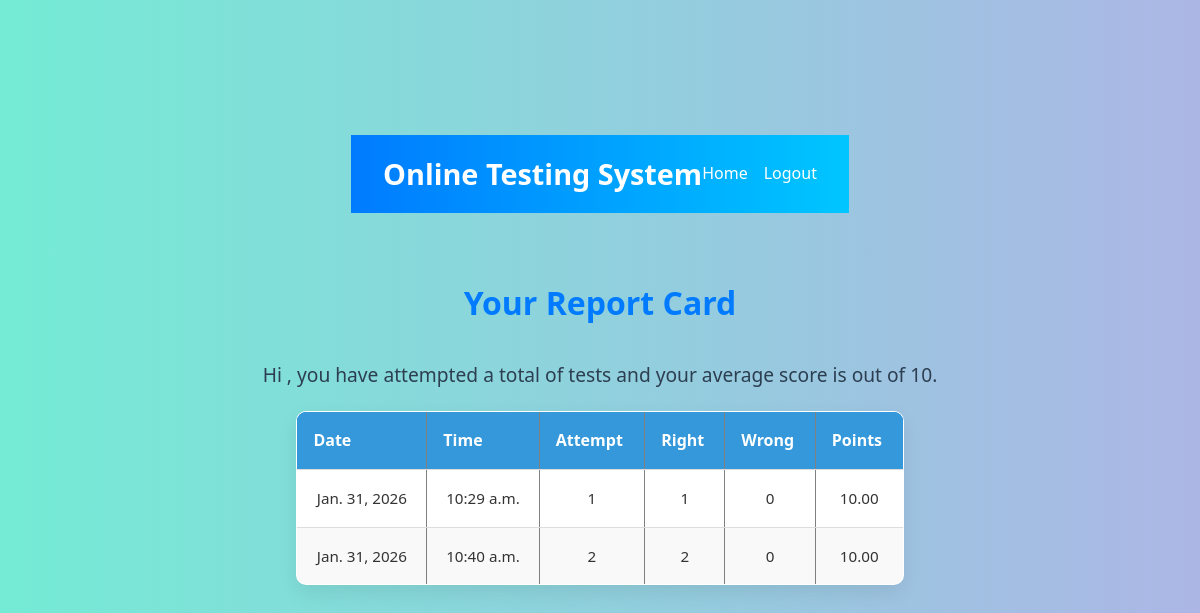
Screenshot of /test-history/ (signed in) with the database file from the repository.
### OTS/models.py (models this page shows, shortened)
class Result(models.Model):
    resultid = models.BigAutoField(primary_key=True)
    username = models.ForeignKey(Candidate, on_delete=models.CASCADE, db_column='username')
    date = models.DateField(auto_now_add=True)
    time = models.TimeField(auto_now_add=True)
    attempt = models.IntegerField()
    right = models.IntegerField()
    wrong = models.IntegerField()
    points = models.FloatField()

### OTS/views.py (the view)
# urls.py: path('test-history/', testResultHistory, name='testHistory'),
def testResultHistory(request):
    if 'username' not in request.session:
        return redirect('OTS:login')
    candidate = Candidate.objects.get(username=request.session['username'])
    results = Result.objects.filter(username=candidate)
    return render(request, 'candidate_history.html', {'results': results})

### templates/candidate_history.html (shortened to what this page needs)
{% extends 'main.html' %}
{% block top %}
<a href="{% url 'OTS:home' %}">Home</a>
<a href="{% url 'OTS:logout' %}">Logout</a>
{% endblock %}
{% block content %}
<h2>Your Report Card</h2>
<p>Hi {{ candidate.name }}, you have attempted a total of {{ candidate.test_attempted }} tests and your average score is {{ candidate.points|floatformat:2 }} out of 10.</p>
<table border="1" cellpadding="8" cellspacing="0">
  <thead>
    <tr>
      <th>Date</th>
      <th>Time</th>
      <th>Attempt</th>
      <th>Right</th>
      <th>Wrong</th>
      <th>Points</th>
    </tr>
  </thead>
  <tbody>
    {% for r in results %}
    <tr>
      <td>{{ r.date }}</td>
      <td>{{ r.time }}</td>
      <td>{{ r.attempt }}</td>
      <td>{{ r.right }}</td>
      <td>{{ r.wrong }}</td>
      <td>{{ r.points|floatformat:2 }}</td>
    </tr>
    {% empty %}
    <tr>
      <td colspan="6">No results found.</td>
    </tr>
    {% endfor %}
  </tbody>
</table>
{% endblock %}

### static/css/base.css (style rules this page uses)
body { font-family: 'Segoe UI', Tahoma, Geneva, Verdana, sans-serif; background-color: #f4f6f8; margin: 0; padding: 0; }
h2 { text-align: center; margin-top: 20px; color: #2c3e50; animation: fadeIn 1s ease-in-out; }
p { text-align: center; font-size: 1.1em; margin-bottom: 20px; color: #34495e; animation: fadeIn 1.2s ease-in-out; }
table { width: 90%; margin: 0 auto 40px auto; border-collapse: collapse; background-color: #fff; box-shadow: 0 0 10px rgba(0,0,0,0.05); animation: fadeIn 1.5s ease-in-out; border-radius: 8px; overflow: hidden; }
th, td { text-align: center; padding: 12px 15px; border-bottom: 1px solid #ddd; }
th { background-color: #3498db; color: white; }
tr:nth-child(even) { background-color: #f9f9f9; }
* { margin: 0; padding: 0; box-sizing: border-box; }
body { font-family: 'Segoe UI', Tahoma, Geneva, Verdana, sans-serif; background-color: #f0f2f5; color: #333; padding: 1rem; }
h2 { text-align: center; font-size: 2rem; color: #007bff; margin: 2rem 0 1.5rem; animation: slideDown 0.8s ease; }
p { text-align: center; font-size: 1.1rem; color: #555; animation: fadeIn 1s ease; }
table { width: 90%; margin: 0 auto; border-collapse: collapse; background-color: #fff; box-shadow: 0 8px 16px rgba(0, 0, 0, 0.1); border-radius: 8px; overflow: hidden; animation: fadeInUp 1s ease; }
thead { background-color: #007bff; color: white; }
thead th { padding: 1rem; text-align: left; font-weight: 600; }
tbody td { padding: 0.9rem 1rem; border-top: 1px solid #eee; }

### static/css/welcome.css (style rules this page uses)
body { font-family: 'Segoe UI', Tahoma, Geneva, Verdana, sans-serif; margin: 0; padding: 0; background: linear-gradient(to right, #83a4d4, #b6fbff); display: flex; justify-content: center; align-items: center; min-height: 100vh; }

### static/css/home.css (style rules this page uses)
* { margin: 0; padding: 0; box-sizing: border-box; }
body { font-family: 'Segoe UI', Tahoma, Geneva, Verdana, sans-serif; background-color: #f0f4f8; color: #333; line-height: 1.6; padding: 1rem; }

### static/css/show_result.css (style rules this page uses)
* { margin: 0; padding: 0; box-sizing: border-box; }
body { font-family: 'Segoe UI', Tahoma, Geneva, Verdana, sans-serif; background-color: #f8fafc; color: #333; padding: 1rem; }
h2 { text-align: center; font-size: 2rem; color: #007bff; margin: 2rem 0; animation: fadeInDown 1s ease; }
p { text-align: center; font-size: 1.2rem; color: #666; margin-top: 2rem; animation: fadeIn 1.2s ease; }
table { width: 90%; margin: 0 auto 3rem; border-collapse: collapse; background-color: #fff; border-radius: 10px; overflow: hidden; box-shadow: 0 8px 20px rgba(0, 0, 0, 0.08); animation: fadeInUp 1s ease; }
thead { background-color: #007bff; color: white; }
thead th { padding: 1rem; text-align: left; font-size: 1rem; }
tbody td { padding: 1rem; border-top: 1px solid #e0e0e0; font-size: 0.95rem; color: #333; }

### static/css/login.css (style rules this page uses)
body { font-family: 'Segoe UI', Tahoma, Geneva, Verdana, sans-serif; background: linear-gradient(to right, #74ebd5, #ACB6E5); margin: 0; padding: 0; display: flex; flex-direction: column; align-items: center; }
p { text-align: center; margin-top: 20px; color: #2c3e50; }

### static/css/register.css (style rules this page uses)
* { margin: 0; padding: 0; box-sizing: border-box; }
body { font-family: 'Segoe UI', Tahoma, Geneva, Verdana, sans-serif; background-color: #eef3f8; color: #333; padding: 1rem; }
body { font-family: 'Segoe UI', Tahoma, Geneva, Verdana, sans-serif; background-color: #f4f7fa; color: #333; padding: 1rem; }

### static/css/main.css (style rules this page uses)
* { margin: 0; padding: 0; box-sizing: border-box; }
body { font-family: 'Segoe UI', Tahoma, Geneva, Verdana, sans-serif; line-height: 1.6; background-color: #f4f4f4; color: #333; }
.menu a { color: white; text-decoration: none; transition: color 0.3s ease; }

### rows the page displays
Result: date "Jan. 31, 2026", time "10:29 a.m.", attempt "1", right "1", wrong "0", points "10.00"
Result: date "Jan. 31, 2026", time "10:40 a.m.", attempt "2", right "2", wrong "0", points "10.00"
